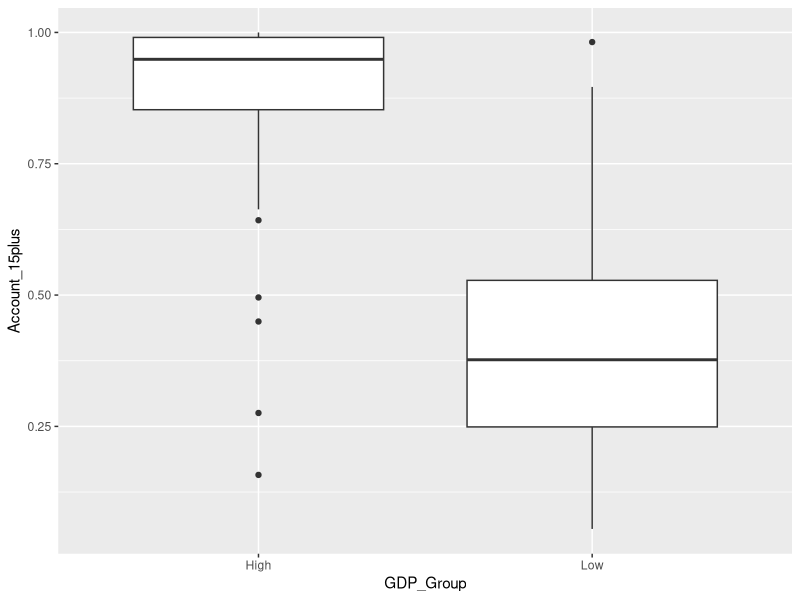
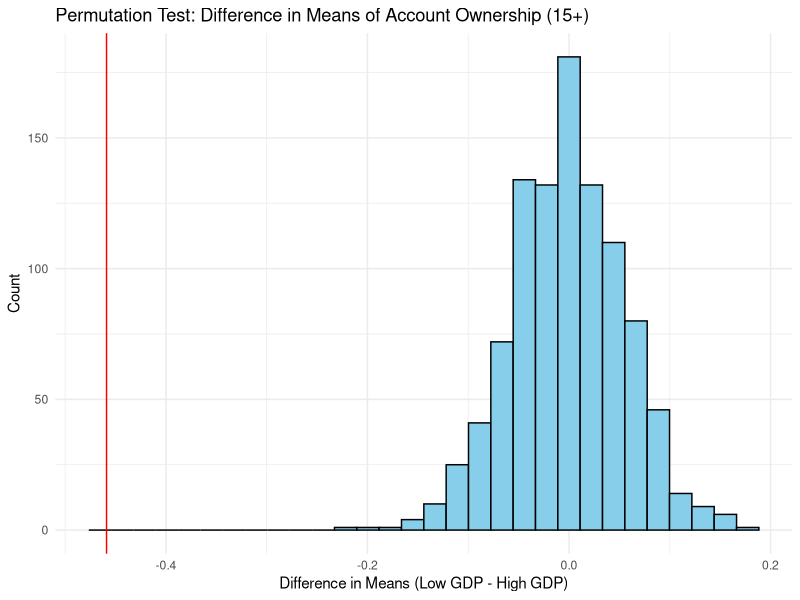
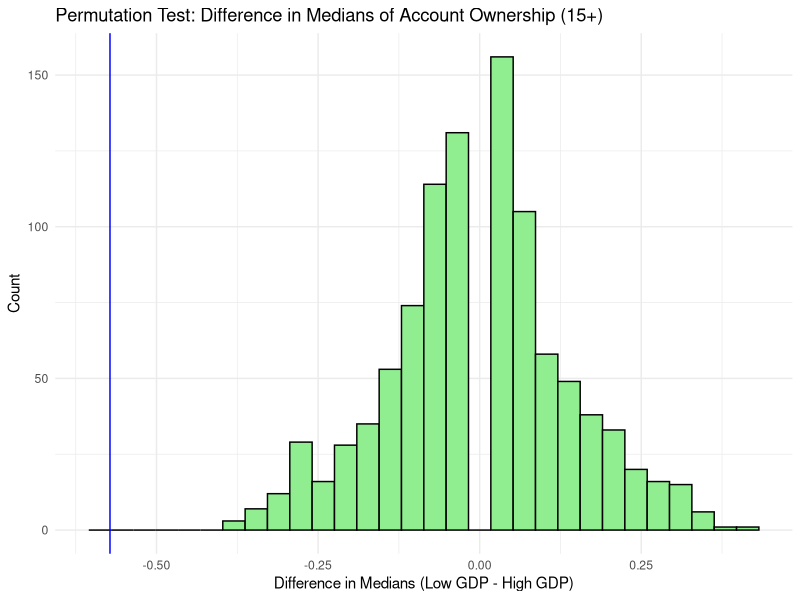

These charts were generated, in order, by the following R code:
## ---- chunk 1
library(tidyverse)
library(readxl)

GDP_analysis <- read_excel("GDP_analysis.xlsx", sheet = "Data", skip = 1)
colnames(GDP_analysis) <- c(
  "Country", 
  "GDP_Per_Capita", 
  "Account_15plus", 
  "Saved_15plus", 
  "Borrowed_Formal_15plus", 
  "Account_Female", 
  "Account_Male", 
  "Owns_Credit_Card")

DP_analysis <- GDP_analysis |> 
  mutate(across(GDP_Per_Capita:Owns_Credit_Card, as.numeric))
  
median_gdp <- median(GDP_analysis$GDP_Per_Capita, na.rm = TRUE)

GDP_analysis <- GDP_analysis |>  
  mutate(GDP_Group = ifelse(GDP_Per_Capita >= median_gdp, "High", "Low"))
## ---- chunk 2
GDP_analysis |>
  ggplot(aes( x = GDP_Group, y = Account_15plus )) +
  geom_boxplot()
## ---- chunk 3
perm_data <- function(rep, data) {
  data |>
    select(GDP_Group, Account_15plus) |>
    mutate(Account_15plus_perm = sample(Account_15plus, replace = FALSE)) %>%
    group_by(GDP_Group) |>
    summarize(
      obs_ave = mean(Account_15plus, na.rm = TRUE),
      obs_med = median(Account_15plus, na.rm = TRUE),
      perm_ave = mean(Account_15plus_perm, na.rm = TRUE),
      perm_med = median(Account_15plus_perm, na.rm = TRUE),
      .groups = "drop"
    ) |>
    summarize(
      obs_ave_diff = diff(obs_ave),
      obs_med_diff = diff(obs_med),
      perm_ave_diff = diff(perm_ave),
      perm_med_diff = diff(perm_med),
      rep = rep
    )
}

perm_results <- map_df(1:1000, perm_data, data = GDP_analysis)

head(perm_results)


## ---- chunk 4
ggplot(perm_results, aes(x = perm_ave_diff)) +
  geom_histogram(bins = 30, fill = "skyblue", color = "black") +
  geom_vline(aes(xintercept = mean(obs_ave_diff)), color = "red") +
  labs(
    title = "Permutation Test: Difference in Means of Account Ownership (15+)",
    x = "Difference in Means (Low GDP - High GDP)",
    y = "Count"
  ) +
  theme_minimal()

## ---- chunk 5
ggplot(perm_results, aes(x = perm_med_diff)) +
  geom_histogram(bins = 30, fill = "lightgreen", color = "black") +
  geom_vline(aes(xintercept = mean(obs_med_diff)), color = "blue",) +
  labs(
    title = "Permutation Test: Difference in Medians of Account Ownership (15+)",
    x = "Difference in Medians (Low GDP - High GDP)",
    y = "Count"
  ) +
  theme_minimal()
